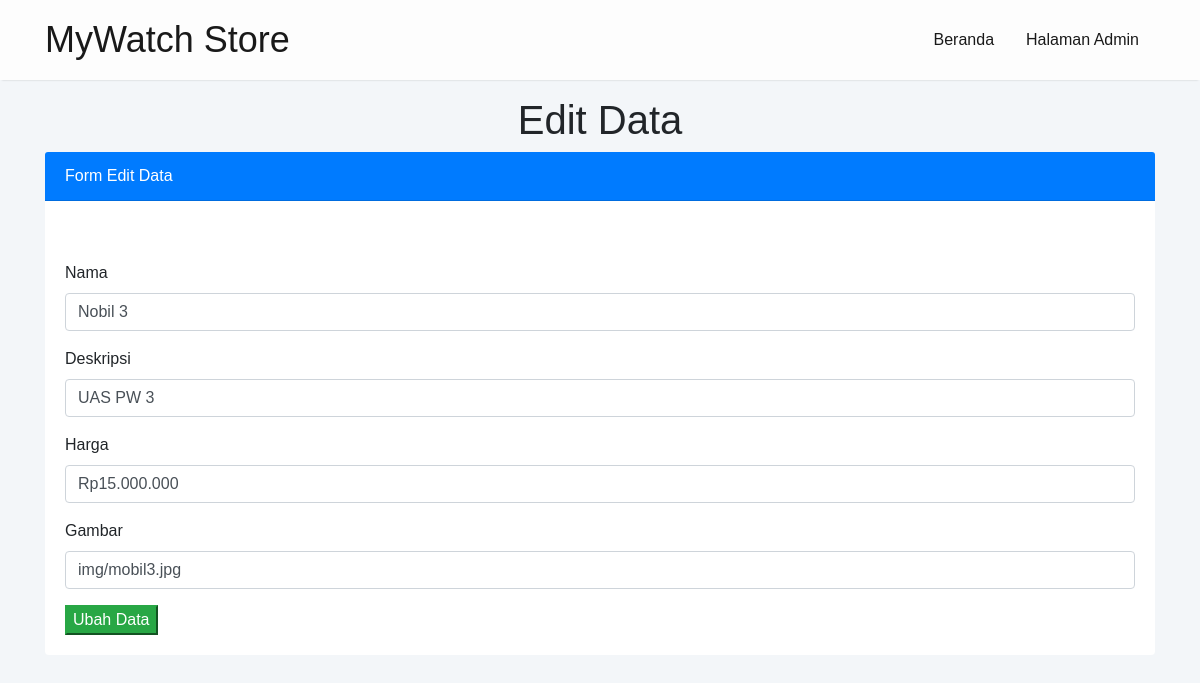
/edit.php?id=14, run on the app's committed database.
### tables this page shows
CREATE TABLE `barang` (
  `id` int(11) NOT NULL,
  `nama` varchar(50) NOT NULL,
  `deskripsi` varchar(200) NOT NULL,
  `harga` varchar(50) NOT NULL,
  `gambar` varchar(50) NOT NULL
);

### edit.php (the view, shortened to what this page needs)
<?php
include('koneksi.php');
$id = $_GET['id'];
$tampil = mysqli_query($koneksi, "SELECT * from barang WHERE id='$id'");
if (mysqli_num_rows($tampil) == 0) {
    echo '<script>window.history.back()</script>';
} else {
    $data = mysqli_fetch_assoc($tampil);
}
?>
<!doctype html>
<html lang="en">
<head>
    <link rel="stylesheet" href="https://stackpath.bootstrapcdn.com/bootstrap/4.4.1/css/bootstrap.min.css">
    <link rel="stylesheet" href="css/style.css">
</head>
<body>
    <nav class="navbar navbar-expand-lg navbar-light sticky-top">
        <div class="container">
            <a class="navbar-brand" href="#">MyWatch Store</a>
            <div class="collapse navbar-collapse" id="navbarNav">
                <ul class="navbar-nav ml-auto">
                    <li class="nav-item active">
                        <a class="nav-link" href="index.php">Beranda</a>
                    </li>
                    <li class="nav-item active">
                        <a class="nav-link" href="admin.php">Halaman Admin</a>
                    </li>
                </ul>
            </div>
        </div>
    </nav>
    <div class="container">
        <h1 class="text-center mt-3">Edit Data</h1>
        <div class="card">
            <div class="card-header bg-primary text-white">
                Form Edit Data
            </div>
            <div class="card-body">
                <form action="aksi_edit.php" method="POST">
                    <div class="form-group">
                    </div>
                    <div class="form-group">
                        <label for="">Nama</label>
                        <input type="text" name="nama" value="<?php echo $data["nama"]; ?>" class="form-control" required>
                    </div>
                    <div class="form-group">
                        <label for="">Deskripsi</label>
                        <input type="text" name="deskripsi" value="<?php echo $data["deskripsi"]; ?>" class="form-control" required>
                    </div>
                    <div class="form-group">
                        <label for="">Harga</label>
                        <input type="text" name="harga" value="<?php echo $data["harga"]; ?>" class="form-control" required>
                    </div>
                    <div class="form-group">
                        <label for="">Gambar</label>
                        <input type="text" name="gambar" value="<?php echo $data["gambar"]; ?>" class="form-control" placeholder="Masukkan Gambar" required>
                    </div>
                    <button type="submit" class="btn-success" name="ubah" value="ubah">Ubah Data</button>
                </form>
            </div>
        </div>
    </div>
</body>
</html>

### css/style.css (style rules this page uses)
body { font-family: "Cabin", sans-serif; }
nav { background-color: #fdfdfd; box-shadow: 0 2px 2px -2px rgba(0, 0, 0, 0.2); }
a { transition: 0.3s; }
.navbar-brand { font-size: 36px; }
.nav-item { padding: 0 8px; }
.nav-item a { transition: 0.4s; }
.card { border: 0; }

### edit.php (style rules this page uses)
body { background-color: #f3f6f9; }

### data on the page
barang: nama "Nobil 3", deskripsi "UAS PW 3", harga "Rp15.000.000", gambar "img/mobil3.jpg"
